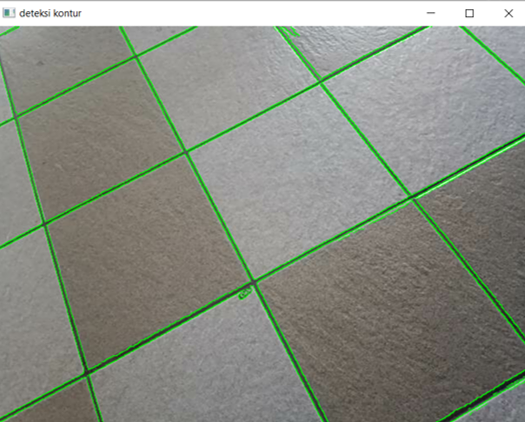
#> input picture Muhammad Fikri Rizki(Portofolio)/slide 3/deteksi kontur 1.png, 525 x 422 px, given in place of the camera
$ python slide3.py
#> lines starting #> are read from the running program, lines starting #| are printed output that depends on the picture; after the words box and inside, x2 and y2 are one past the last pixel; in counts of white or black regions, pixels touching at a corner belong together
### Muhammad Fikri Rizki
### D4 ELIN PENS
### Contour Detection real time


import cv2

cam = cv2.VideoCapture(0)
while True:
    _, capture=cam.read()
#> capture is the input picture: shape (422, 525, 3); mean B, G, R 130.6, 141, 136.6

    capGray = cv2.cvtColor(capture, cv2.COLOR_RGB2GRAY)
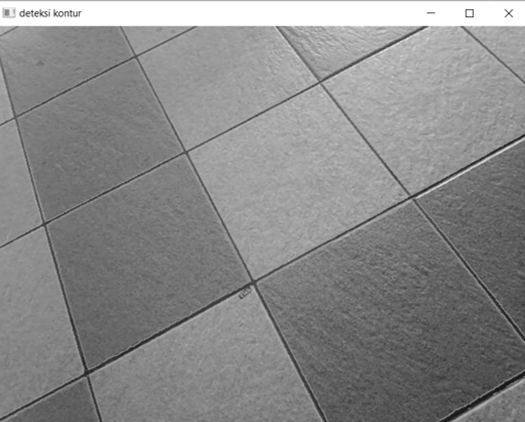
#> capGray: shape (422, 525); min 17, max 255, mean 137.5
    capBlur1 = cv2.bilateralFilter(capGray, 7, 35, 35)
    edges1 = cv2.Canny(capBlur1, 60, 150, apertureSize=3)
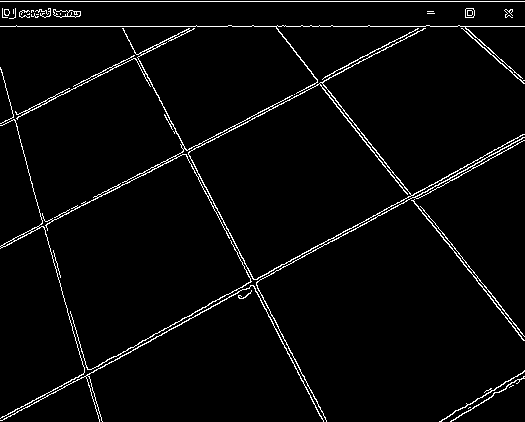
#> edges1: shape (422, 525); 3.3% white in thin lines or dots

    contours,_=cv2.findContours(edges1, cv2.RETR_TREE, cv2.CHAIN_APPROX_SIMPLE)
#> contours = 98 contours, 62 with area under 20; largest, box (x1, y1, x2, y2) and area: (15, 28, 525, 422) 25191, (188, 82, 412, 280) 23360, (0, 285, 324, 422) 150, (0, 119, 85, 419) 150, (53, 9, 81, 18) 144
    cv2.drawContours(capture, contours, -1, (0,255,0), 1)
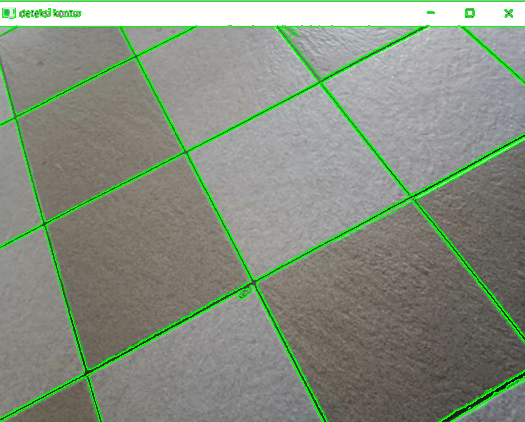
#> capture: shape (422, 525, 3); 3.27% of pixels changed, all inside (x1, y1, x2, y2) = (0, 1, 525, 422)

    cv2.imshow('deteksi kontur', capture)
    cv2.waitKey(1)

$ run again, on Muhammad Fikri Rizki(Portofolio)/slide 3/deteksi kontur 2.png
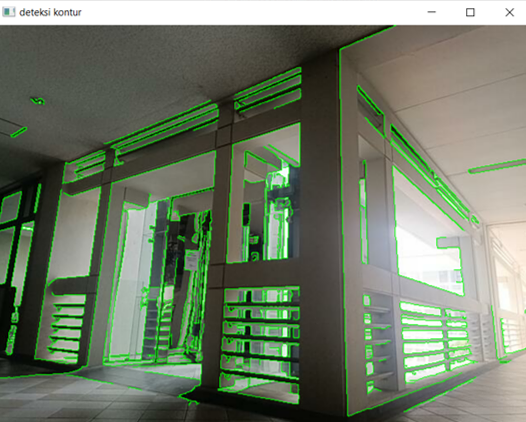
#> input picture Muhammad Fikri Rizki(Portofolio)/slide 3/deteksi kontur 2.png, 526 x 422 px, given in place of the camera
#> capture is the input picture: shape (422, 526, 3); mean B, G, R 103.7, 123.6, 112.2
#> `edges1 = cv2.Canny(capBlur1, 60, 150, apertureSize=3)`:
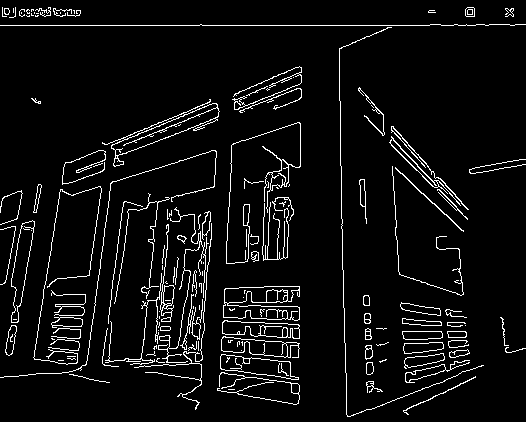
#> edges1: shape (422, 526); 5.7% white in thin lines or dots
#> contours = 235 contours, 138 with area under 20; largest, box (x1, y1, x2, y2) and area: (223, 286, 300, 321) 1910, (102, 99, 220, 167) 1776, (111, 103, 220, 156) 1484, (220, 354, 299, 380) 1083, (11, 220, 35, 323) 1067
#> `cv2.drawContours(capture, contours, -1, (0,255,0), 1)`:
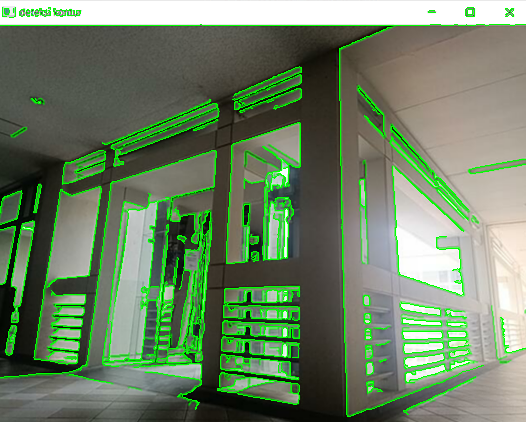
#> capture: shape (422, 526, 3); 5.68% of pixels changed, all inside (x1, y1, x2, y2) = (0, 7, 526, 417)
